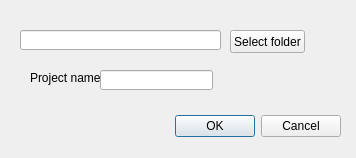
<?xml version="1.0" encoding="UTF-8"?>
<ui version="4.0">
 <class>Dialog</class>
 <widget class="QDialog" name="Dialog">
  <property name="geometry">
   <rect>
    <x>0</x>
    <y>0</y>
    <width>356</width>
    <height>158</height>
   </rect>
  </property>
  <property name="windowTitle">
   <string>Dialog</string>
  </property>
  <widget class="QDialogButtonBox" name="buttonBox">
   <property name="enabled">
    <bool>true</bool>
   </property>
   <property name="geometry">
    <rect>
     <x>0</x>
     <y>110</y>
     <width>341</width>
     <height>32</height>
    </rect>
   </property>
   <property name="orientation">
    <enum>Qt::Horizontal</enum>
   </property>
   <property name="standardButtons">
    <set>QDialogButtonBox::Cancel|QDialogButtonBox::Ok</set>
   </property>
  </widget>
  <widget class="QLineEdit" name="lineEdit">
   <property name="geometry">
    <rect>
     <x>20</x>
     <y>30</y>
     <width>201</width>
     <height>20</height>
    </rect>
   </property>
   <property name="readOnly">
    <bool>true</bool>
   </property>
  </widget>
  <widget class="QPushButton" name="pushButton">
   <property name="geometry">
    <rect>
     <x>230</x>
     <y>30</y>
     <width>75</width>
     <height>23</height>
    </rect>
   </property>
   <property name="text">
    <string>Select folder</string>
   </property>
  </widget>
  <widget class="QLineEdit" name="lineEdit_2">
   <property name="geometry">
    <rect>
     <x>100</x>
     <y>70</y>
     <width>113</width>
     <height>20</height>
    </rect>
   </property>
  </widget>
  <widget class="QLabel" name="label">
   <property name="geometry">
    <rect>
     <x>30</x>
     <y>70</y>
     <width>71</width>
     <height>16</height>
    </rect>
   </property>
   <property name="text">
    <string>Project name:</string>
   </property>
  </widget>
 </widget>
 <resources/>
 <connections>
  <connection>
   <sender>buttonBox</sender>
   <signal>accepted()</signal>
   <receiver>Dialog</receiver>
   <slot>accept()</slot>
   <hints>
    <hint type="sourcelabel">
     <x>248</x>
     <y>254</y>
    </hint>
    <hint type="destinationlabel">
     <x>157</x>
     <y>274</y>
    </hint>
   </hints>
  </connection>
  <connection>
   <sender>buttonBox</sender>
   <signal>rejected()</signal>
   <receiver>Dialog</receiver>
   <slot>reject()</slot>
   <hints>
    <hint type="sourcelabel">
     <x>316</x>
     <y>260</y>
    </hint>
    <hint type="destinationlabel">
     <x>286</x>
     <y>274</y>
    </hint>
   </hints>
  </connection>
 </connections>
</ui>
